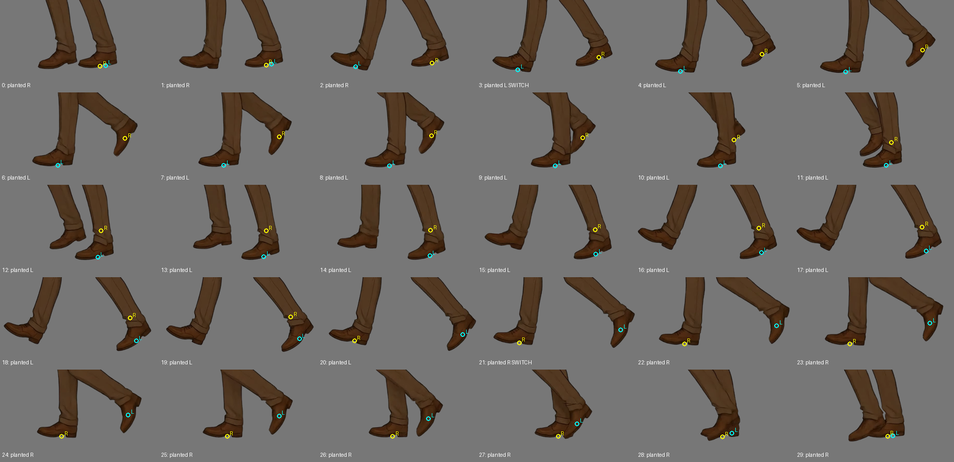
#> input picture tmp/walkqa/verification-13/contacts/hermes-fal-veo-transparent-loop-contacts.png, 954 x 462 px, shrunk from 1836 x 890 before the run
$ python -i sprite-factory.py   (imports and definitions only)
#> lines starting #> are read from the running program, lines starting #| are printed output that depends on the picture
#!/usr/bin/env python3
# /// script
# requires-python = ">=3.10"
# dependencies = ["requests", "pillow", "click", "numpy", "opencv-python", "google-generativeai"]
# ///
"""Sprite Factory: clean AI video to Phaser-ready spritesheets."""

import os
import sys
import json
import click
import subprocess
from pathlib import Path
from PIL import Image
import tempfile
import shutil
import math
from datetime import datetime, timezone

SCRIPTS_DIR = Path(__file__).parent
LOOPYCUT_CLI = SCRIPTS_DIR.parent / "tools" / "loopycut" / "cli.py"

PRESETS = {
    "gray": {
        "bg": "130,130,130",
        "tolerance": 15.0,
        "min_brightness": 100.0,
    },
    "white-veo": {
        "bg": "255,255,255",
        "tolerance": 42.0,
        "min_brightness": 190.0,
    },
    "magenta-fal": {
        "bg": "255,0,255",
        "tolerance": 38.0,
        "min_brightness": 0.0,
    },
}


# [120 lines left out: functions extract_video_frames, extract_alpha_video_frames, chroma_key_frame, chroma_key_frames, global_alpha_bbox, not called in this run]


def trim_to_global_bbox(frames: list[Path], output_dir: Path) -> tuple[list[Path], tuple[int, int, int, int]]:
    output_dir.mkdir(parents=True, exist_ok=True)
    bbox = global_alpha_bbox(frames)
    trimmed = []
    for frame in frames:
        image = Image.open(frame).convert("RGBA")
        output = output_dir / frame.name
        image.crop(bbox).save(output)
        trimmed.append(output)
    return trimmed, bbox


# [468 lines left out: functions bottom_padding_warnings, run_loopycut, create_phaser_sheet, write_magenta_contact_sheet, parse_preview_bg, write_loop_preview and 6 more, not called in this run]


def figure_top(frame: Image.Image) -> int:
    bbox = frame.getchannel("A").point(lambda a: 255 if a > 40 else 0).getbbox()
    return bbox[1] if bbox else 0


# [154 lines left out: functions drift_report, audit_drift, register, audit_steps, audit_skid, not called in this run]


# [2 lines not run here, left out]

>>> import cv2
>>> picture = cv2.imread('../../../tmp/walkqa/verification-13/contacts/hermes-fal-veo-transparent-loop-contacts.png', cv2.IMREAD_GRAYSCALE)
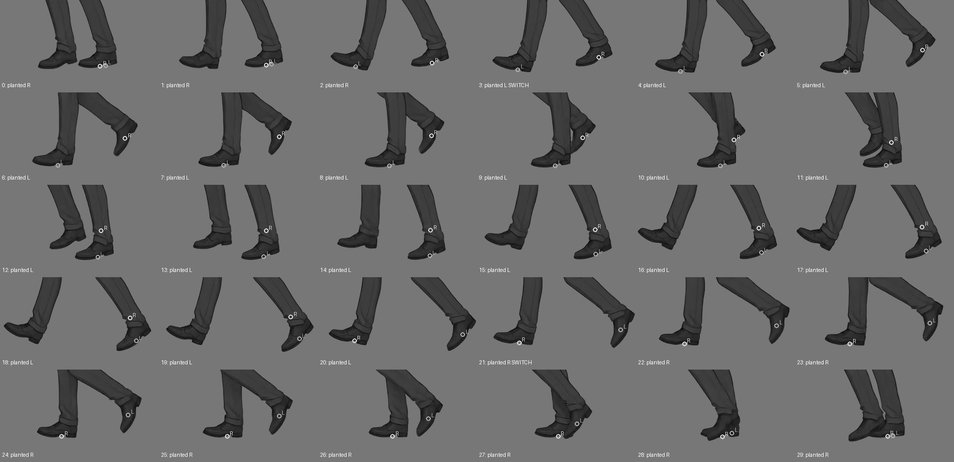
#> picture: shape (462, 954); min 0, max 224, mean 106.3
>>> result = trim_to_global_bbox(picture, 'out.png')
#> (the run stopped early here; a loop or call above may not have finished)

$ run again, on tmp/walkqa/verification-13/contacts/hermes-walk-toward-right-contacts.png
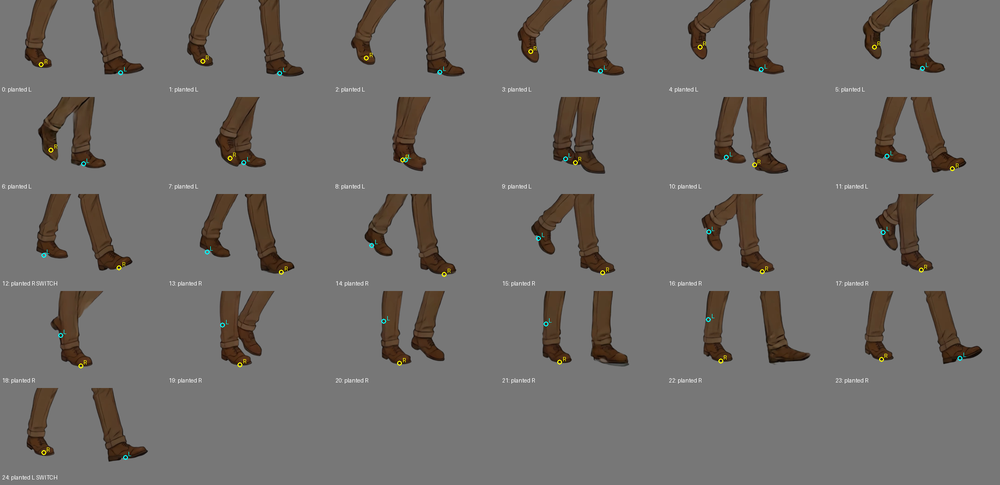
#> input picture tmp/walkqa/verification-13/contacts/hermes-walk-toward-right-contacts.png, 1000 x 485 px, shrunk from 1836 x 890 before the run
#> `picture = cv2.imread('../../../tmp/walkqa/verification-13/contacts/her..`:
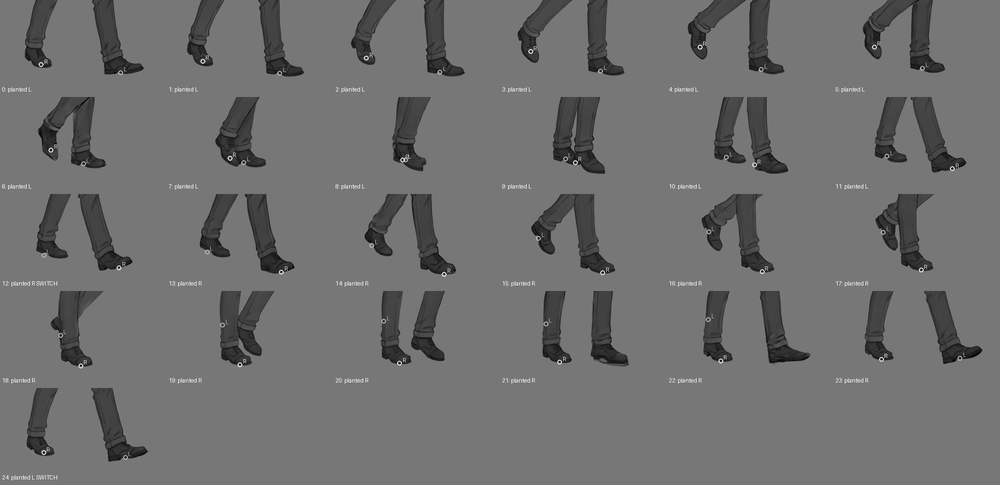
#> picture: shape (485, 1000); min 1, max 225, mean 110.9
